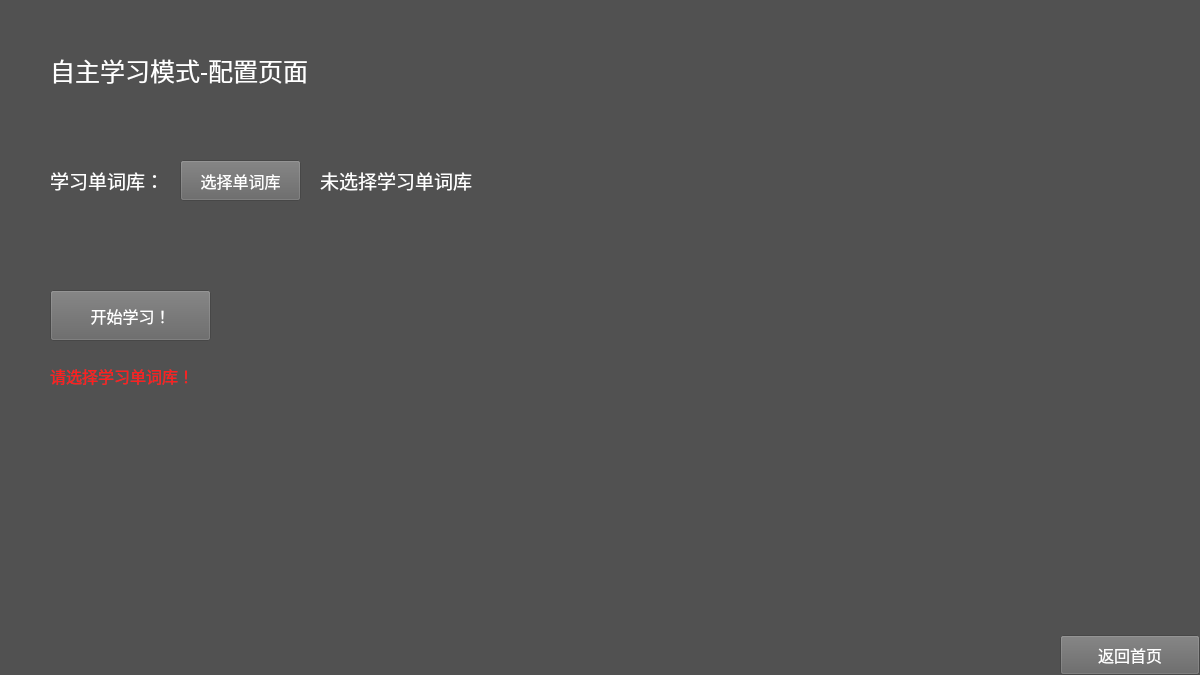
<?xml version="1.0" encoding="UTF-8"?>
<ui version="4.0">
 <class>LearnMenu</class>
 <widget class="QFrame" name="LearnMenu">
  <property name="geometry">
   <rect>
    <x>0</x>
    <y>0</y>
    <width>1200</width>
    <height>675</height>
   </rect>
  </property>
  <property name="windowTitle">
   <string>Frame</string>
  </property>
  <property name="styleSheet">
   <string notr="true">background-color: rgb(81, 81, 81);</string>
  </property>
  <widget class="QLabel" name="labelLearnInfo">
   <property name="geometry">
    <rect>
     <x>320</x>
     <y>160</y>
     <width>551</width>
     <height>41</height>
    </rect>
   </property>
   <property name="font">
    <font>
     <family>等线</family>
     <pointsize>14</pointsize>
    </font>
   </property>
   <property name="styleSheet">
    <string notr="true">color: rgb(255, 255, 255);</string>
   </property>
   <property name="text">
    <string>未选择学习单词库</string>
   </property>
  </widget>
  <widget class="QPushButton" name="pushButtonStart">
   <property name="geometry">
    <rect>
     <x>50</x>
     <y>290</y>
     <width>161</width>
     <height>51</height>
    </rect>
   </property>
   <property name="font">
    <font>
     <family>等线</family>
     <pointsize>12</pointsize>
    </font>
   </property>
   <property name="styleSheet">
    <string notr="true">background-color: rgb(100, 100, 100);
color: rgb(255, 255, 255);</string>
   </property>
   <property name="text">
    <string>开始学习！</string>
   </property>
  </widget>
  <widget class="QLabel" name="labelFailed">
   <property name="geometry">
    <rect>
     <x>50</x>
     <y>360</y>
     <width>441</width>
     <height>31</height>
    </rect>
   </property>
   <property name="font">
    <font>
     <family>等线</family>
     <pointsize>12</pointsize>
    </font>
   </property>
   <property name="styleSheet">
    <string notr="true">color: rgb(255, 30, 30);</string>
   </property>
   <property name="text">
    <string>请选择学习单词库！</string>
   </property>
  </widget>
  <widget class="QLabel" name="labelLearn">
   <property name="geometry">
    <rect>
     <x>50</x>
     <y>160</y>
     <width>121</width>
     <height>41</height>
    </rect>
   </property>
   <property name="font">
    <font>
     <family>等线</family>
     <pointsize>14</pointsize>
    </font>
   </property>
   <property name="styleSheet">
    <string notr="true">color: rgb(255, 255, 255);</string>
   </property>
   <property name="text">
    <string>学习单词库：</string>
   </property>
  </widget>
  <widget class="QPushButton" name="pushButtonExit">
   <property name="geometry">
    <rect>
     <x>1060</x>
     <y>635</y>
     <width>140</width>
     <height>40</height>
    </rect>
   </property>
   <property name="font">
    <font>
     <family>等线</family>
     <pointsize>12</pointsize>
    </font>
   </property>
   <property name="styleSheet">
    <string notr="true">background-color: rgb(100, 100, 100);
color: rgb(255, 255, 255);</string>
   </property>
   <property name="text">
    <string>返回首页</string>
   </property>
  </widget>
  <widget class="QLabel" name="labelTitle">
   <property name="geometry">
    <rect>
     <x>50</x>
     <y>40</y>
     <width>471</width>
     <height>61</height>
    </rect>
   </property>
   <property name="font">
    <font>
     <family>等线</family>
     <pointsize>19</pointsize>
    </font>
   </property>
   <property name="styleSheet">
    <string notr="true">color: rgb(255, 255, 255);</string>
   </property>
   <property name="text">
    <string>自主学习模式-配置页面</string>
   </property>
  </widget>
  <widget class="QPushButton" name="pushButtonTest">
   <property name="geometry">
    <rect>
     <x>180</x>
     <y>160</y>
     <width>121</width>
     <height>41</height>
    </rect>
   </property>
   <property name="font">
    <font>
     <family>等线</family>
     <pointsize>12</pointsize>
    </font>
   </property>
   <property name="styleSheet">
    <string notr="true">background-color: rgb(100, 100, 100);
color: rgb(255, 255, 255);</string>
   </property>
   <property name="text">
    <string>选择单词库</string>
   </property>
  </widget>
 </widget>
 <resources/>
 <connections/>
</ui>
